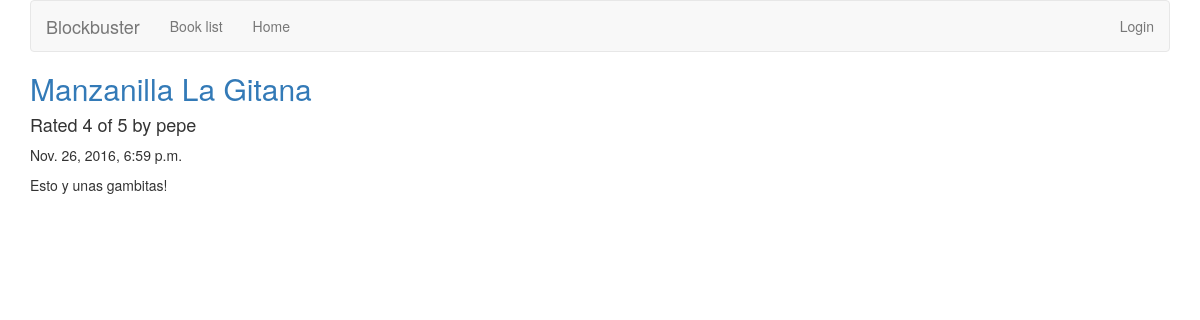
The page /bookfinder/review/33/ on the database its author committed.
### bookfinder/models.py (models this page shows, shortened)
class Review(models.Model):
    RATING_CHOICES = (
        (1, '1'),
        (2, '2'),
        (3, '3'),
        (4, '4'),
        (5, '5'),
    )
    book = models.ForeignKey(Book)
    pub_date = models.DateTimeField('date published')
    user_name = models.CharField(max_length=100)
    comment = models.CharField(max_length=200)
    rating = models.IntegerField(choices=RATING_CHOICES)

class Book(models.Model):
    name = models.CharField(max_length = 200)

### bookfinder/views.py (the view)
# urls.py: url(r'^review/(?P<review_id>[0-9]+)/$', views.review_detail, name='review_detail'),
def review_detail(request, review_id):
    review = get_object_or_404(Review, pk=review_id)
    return render(request, 'bookfinder/review_detail.html', {'review': review})

### bookfinder/templates/bookfinder/review_detail.html
{% extends 'base.html' %}
{% block title %}
<h2><a href="{% url 'bookfinder:book_detail' review.book.id %}">{{ review.book.name }}</a></h2>
{% endblock %}
{% block content %}
<h4>Rated {{ review.rating }} of 5 by {{ review.user_name }}</h4>
<p>{{ review.pub_date }}</p>
<p>{{ review.comment }}</p>
{% endblock %}

### rows shown on the page
Review: book.name "Manzanilla La Gitana", rating "4", user_name "pepe", pub_date "Nov. 26, 2016, 6:59 p.m.", comment "Esto y unas gambitas!"
